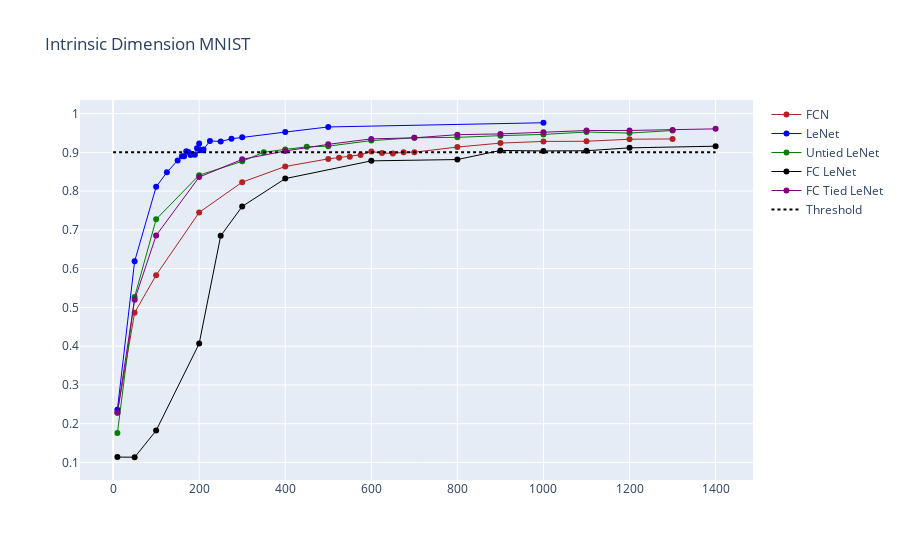

The cell this chart's notebook holds for it:
### Code cell
import plotly.graph_objects as go

fig = go.Figure()
fig.add_trace(go.Scatter(x=int_dim_fcn200[1:], y=acc_fcn200[1:], mode='lines+markers', name = 'FCN',
                         line=dict(color='firebrick', width=1)))
fig.add_trace(go.Scatter(x=int_dim_lenet[1:], y=acc_lenet[1:], mode='lines+markers', name = 'LeNet',
                         line=dict(color='blue', width=1)))
fig.add_trace(go.Scatter(x=int_dim_untied_lenet[1:], y=acc_untied_lenet[1:], mode='lines+markers', name = 'Untied LeNet',
                         line=dict(color='green', width=1)))
fig.add_trace(go.Scatter(x=int_dim_fc_lenet[1:], y=acc_fc_lenet[1:], mode='lines+markers', name = 'FC LeNet',
                         line=dict(color='black', width=1)))
fig.add_trace(go.Scatter(x=int_dim_fc_tied_lenet[1:], y=acc_fc_tied_lenet[1:], mode='lines+markers', name = 'FC Tied LeNet',
                         line=dict(color='purple', width=1)))
fig.add_trace(go.Scatter(x=[0, 1400], y=[0.9, 0.9], mode='lines', name = 'Threshold', line=dict(color='black', width=2, dash='dot')))
fig.update_layout(
    title="Intrinsic Dimension MNIST",
    )

### Figure 1 — Plotly figure (JSON) as saved in the notebook; plotly's stock layout.template omitted (floating-point values rounded to 4 significant figures)
{"data": [{"line": {"color": "firebrick", "width": 1}, "mode": "lines+markers", "name": "FCN", "type": "scatter", "x": [10, 50, 100, 200, 300, 400, 500, 525, 550, 575, 600, 625, 650, 675, 700, 800, 900, 1000, 1100, 1200, 1300], "y": [0.2289, 0.4863, 0.5833, 0.7451, 0.8231, 0.8636, 0.8832, 0.8862, 0.889, 0.8935, 0.902, 0.8982, 0.8973, 0.9002, 0.9004, 0.9137, 0.9239, 0.9282, 0.9286, 0.9339, 0.9346]}, {"line": {"color": "blue", "width": 1}, "mode": "lines+markers", "name": "LeNet", "type": "scatter", "x": [10, 50, 100, 125, 150, 160, 165, 170, 175, 180, 185, 190, 195, 200, 205, 210, 225, 250, 275, 300, 400, 500, 1000], "y": [0.2362, 0.6189, 0.811, 0.8486, 0.8792, 0.8903, 0.8901, 0.9028, 0.901, 0.8931, 0.8953, 0.8937, 0.9106, 0.9228, 0.9057, 0.9075, 0.9295, 0.9281, 0.9351, 0.9387, 0.9523, 0.9656, 0.9764]}, {"line": {"color": "green", "width": 1}, "mode": "lines+markers", "name": "Untied LeNet", "type": "scatter", "x": [10, 50, 100, 200, 300, 350, 400, 450, 500, 600, 700, 800, 900, 1000, 1100, 1200, 1300], "y": [0.1758, 0.527, 0.7273, 0.8412, 0.8769, 0.9003, 0.9077, 0.9142, 0.916, 0.9303, 0.9376, 0.9387, 0.9431, 0.9463, 0.9524, 0.9498, 0.9563]}, {"line": {"color": "black", "width": 1}, "mode": "lines+markers", "name": "FC LeNet", "type": "scatter", "x": [10, 50, 100, 200, 250, 300, 400, 600, 800, 900, 1000, 1100, 1200, 1400], "y": [0.114, 0.1135, 0.1823, 0.4067, 0.6846, 0.7605, 0.8323, 0.8781, 0.8815, 0.9049, 0.9037, 0.9042, 0.9116, 0.9159]}, {"line": {"color": "purple", "width": 1}, "mode": "lines+markers", "name": "FC Tied LeNet", "type": "scatter", "x": [10, 50, 100, 200, 300, 400, 500, 600, 700, 800, 900, 1000, 1100, 1200, 1300, 1400], "y": [0.2285, 0.5198, 0.6856, 0.8362, 0.882, 0.9036, 0.9207, 0.9348, 0.9375, 0.9456, 0.9476, 0.9516, 0.9563, 0.9565, 0.9578, 0.9606]}, {"line": {"color": "black", "dash": "dot", "width": 2}, "mode": "lines", "name": "Threshold", "type": "scatter", "x": [0, 1400], "y": [0.9, 0.9]}], "layout": {"title": {"text": "Intrinsic Dimension MNIST"}}}
